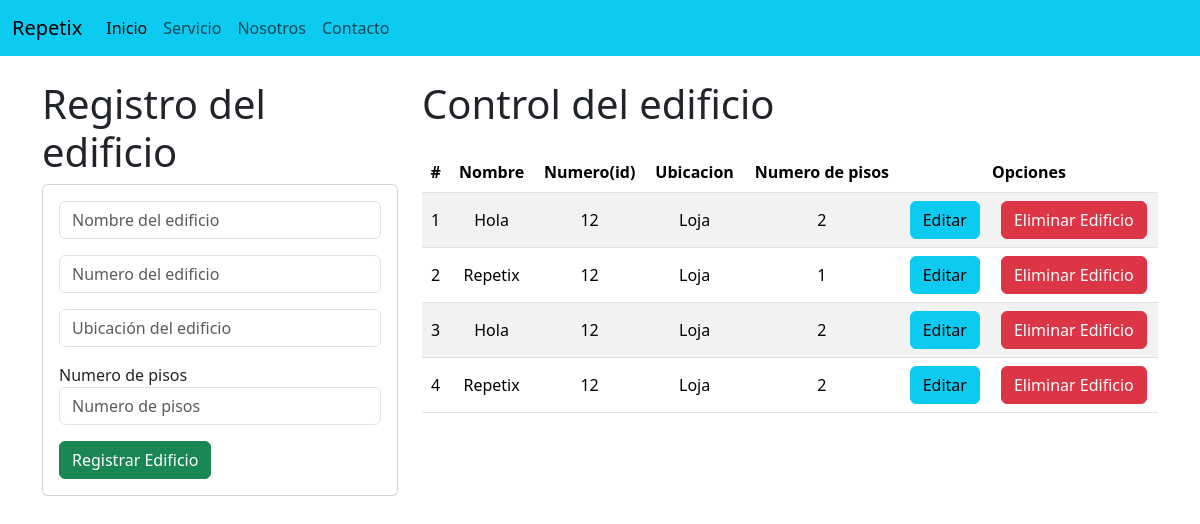
Page /RegistrarEdificio2/ on the earlier database version.
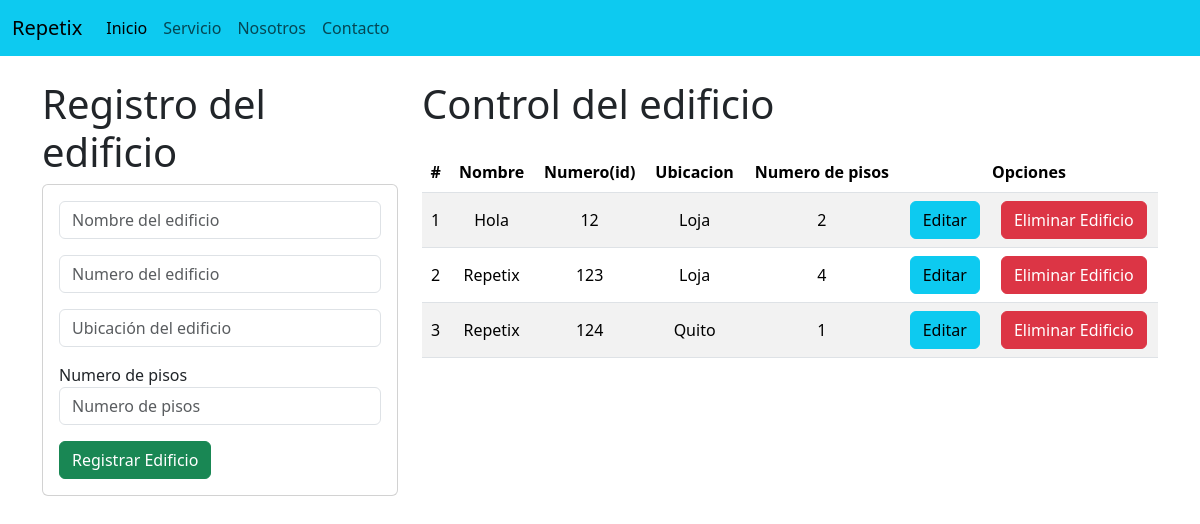
Same page on the later database version.
### Edificio/models.py (models this page shows, shortened)
class Edificio(models.Model):
    nombre = models.CharField(max_length=100)
    codigo = models.IntegerField()
    ubicacion = models.CharField(max_length=255)
    numero_pisos = models.IntegerField()

### Edificio/views.py (the view, shortened to what this page needs)
# urls.py: path('RegistrarEdificio2/', views.registrarEdificio2, name='RegistrarEdificio2'),
def registrarEdificio2(request):
    edificio = Edificio.objects.all()
    return render(request, 'RegistrarEdificio2.html', {"edificio": edificio})

### Edificio/Templates/RegistrarEdificio2.html (shortened to what this page needs)
{% extends './base.html' %}
{% block body %}
  <div class="row">
    <div class="col-sm-12 col-md-6 col-lg-4 col-xl-4">
      <h1>Registro del edificio</h1>
      <div class="card">
        <div class="card-body py-2">
          <form action="/RegistrarEdificio2/" method="POST">
            <div class="form-group py-2">
              <input type="text" id="nombre_edificio" name="nombre_edificio" class="form-control" placeholder="Nombre del edificio" required />
            </div>
            <div class="form-group py-2">
              <input type="text" id="numero_edificio" name="numero_edificio" class="form-control" placeholder="Numero del edificio" required />
            </div>
            <div class="form-group py-2">
              <input type="text" id="ubicacion_edificio" name="ubicacion_edificio" class="form-control" placeholder="Ubicación del edificio" required />
            </div>
            <div class="form-group py-2">
              <label for="numero_pisos">Numero de pisos</label>
              <input type="number" id="numero_pisos" name="numero_pisos" class="form-control" placeholder="Numero de pisos" onchange="mostrarRegistrarPisos()" required />
            </div>
            <div class="form-group py-2">
              <button type="submit" class="btn btn-success btn-block text-white">Registrar Edificio</button>
            </div>
          </form>
        </div>
      </div>
    </div>
    <div class="col-sm-12 col-md-6 col-lg-8 col-xl-8">
      <h1>Control del edificio</h1>
      <div class="table-responsive py-3">
        <table class="table table-striped">
          <thead>
            <tr>
              <th>#</th>
              <th>Nombre</th>
              <th>Numero(id)</th>
              <th>Ubicacion</th>
              <th>Numero de pisos</th>
              <th colspan="2">Opciones</th>
            </tr>
          </thead>
          <tbody>
            {% for edificio in edificio %}
              <tr>
                <td>{{ forloop.counter }}</td>
                <td>{{ edificio.nombre }}</td>
                <td>{{ edificio.codigo }}</td>
                <td>{{ edificio.ubicacion }}</td>
                <td>{{ edificio.numero_pisos }}</td>
                <td>
                  <a href="/AccederEdificio/{{ edificio.codigo }}" class="btn btn-info">Editar</a>
                </td>
                <td>
                  <a href="/EliminarEdificio2/{{ edificio.codigo }}" class="btn btn-danger btnEliminacion">Eliminar Edificio</a>
                </td>
              </tr>
            {% endfor %}
          </tbody>
        </table>
      </div>
    </div>
  </div>
{% endblock %}

### Edificio/Templates/base.html (shortened to what this page needs)
{% load static %}
<!DOCTYPE html>
<html lang="es">
  <head>
    <link href="https://cdn.jsdelivr.net/npm/bootstrap@5.3.3/dist/css/bootstrap.min.css" rel="stylesheet" />
    <link rel="stylesheet" href="{% static 'css/AccederEdificio.css' %}">
  </head>
  <body>
    <nav class="navbar navbar-expand-lg bg-info">
      <div class="container-fluid">
        <a class="navbar-brand" href="/index/">Repetix</a>
        <div class="collapse navbar-collapse" id="navbarNav">
          <ul class="navbar-nav">
            <li class="nav-item">
              <a class="nav-link active" aria-current="page" href="/index/">Inicio</a>
            </li>
            <li class="nav-item">
              <a class="nav-link" href="/Servicio/">Servicio</a>
            </li>
            <li class="nav-item">
              <a class="nav-link" href="/Nosotros/">Nosotros</a>
            </li>
            <li class="nav-item">
              <a class="nav-link" href="/contacto/">Contacto</a>
            </li>
          </ul>
        </div>
      </div>
    </nav>
    <div class="container py-4">
        {% block body %}
        {% endblock %}
    </div>
  </body>
</html>

### Edificio/static/css/AccederEdificio.css (style rules this page uses)
th, td { text-align: center; vertical-align: middle; }

Differences in the rows shown:
removed Edificio: nombre "Repetix", codigo "12", ubicacion "Loja", numero_pisos "1"
removed Edificio: nombre "Hola", codigo "12", ubicacion "Loja", numero_pisos "2"
removed Edificio: nombre "Repetix", codigo "12", ubicacion "Loja", numero_pisos "2"
added Edificio: nombre "Repetix", codigo "123", ubicacion "Loja", numero_pisos "4"
added Edificio: nombre "Repetix", codigo "124", ubicacion "Quito", numero_pisos "1"
